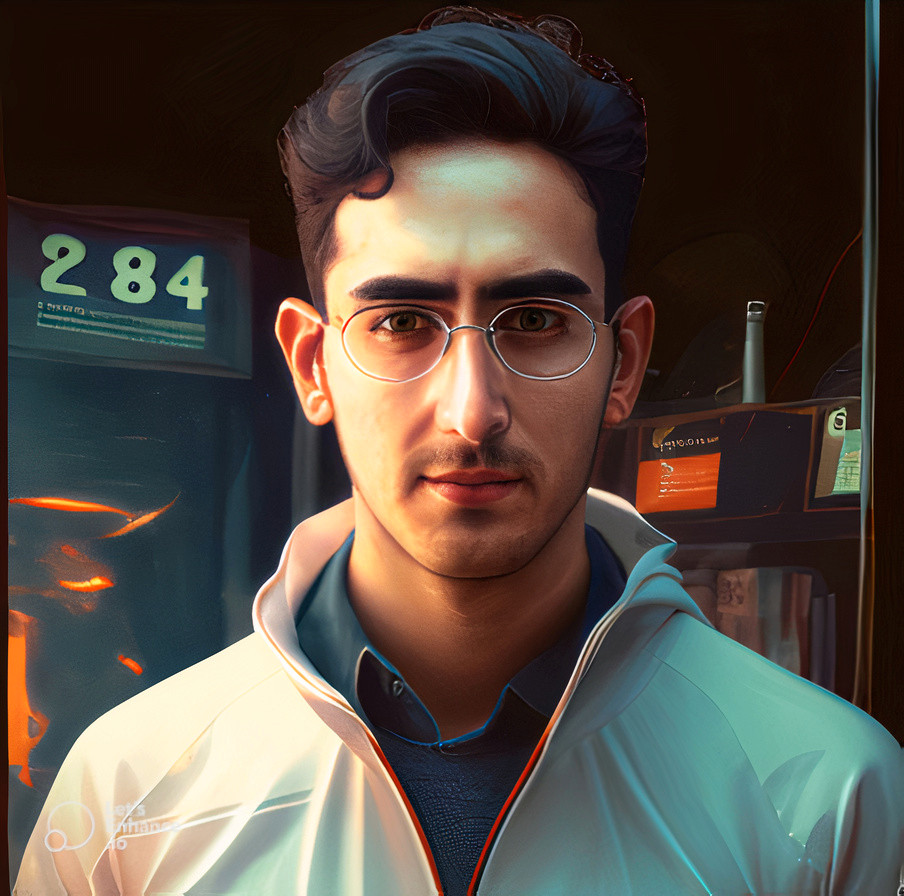
#> input picture 04-Object Detection Using Haar Cascade/01-Face & Eye Detection/image.jpg, 904 x 896 px
$ jupyter execute '01-Face & Eye Detection.ipynb'
#> lines starting #> are read from the running program, lines starting #| are printed output that depends on the picture; after the words box and inside, x2 and y2 are one past the last pixel; in counts of white or black regions, pixels touching at a corner belong together
## Face & Eye Detection using HAAR Cascade Classifiers

[cell 1]
import cv2
import numpy as np
from matplotlib import pyplot as plt

[cell 2]
image = cv2.imread('image.jpg')
#> image is the input picture: shape (896, 904, 3); mean B, G, R 68.2, 76.7, 85.8

[cell 3]
plt.imshow(cv2.cvtColor(image, cv2.COLOR_BGR2RGB))
plt.title('Input Image')

plt.show()

[cell 4]
# We point OpenCV's CascadeClassifier function to where our classifier (XML file format) is stored
face_classifier = cv2.CascadeClassifier('haarcascade_frontalface_default.xml')

[cell 5]
# convert image to grayscale
gray = cv2.cvtColor(image, cv2.COLOR_BGR2GRAY)
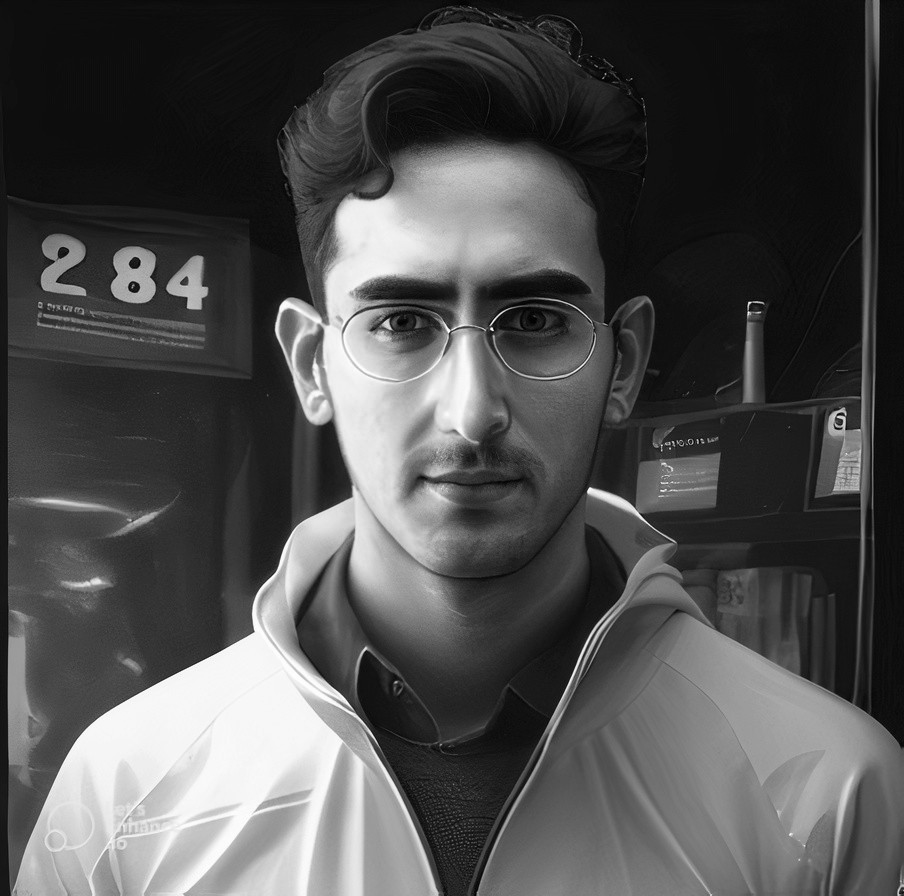
#> gray: shape (896, 904); min 0, max 255, mean 78.4

# Our classifier returns the ROI of the detected face as a tuple
# It stores the top left coordinate and the bottom right coordiantes
faces = face_classifier.detectMultiScale(gray, 1.3, 5)
#> faces = [[256, 160, 426, 426]]

# When no faces detected, face_classifier returns and empty tuple
if faces is ():
    print("No faces found")

# We iterate through our faces array and draw a rectangle
# over each face in faces
for (x,y,w,h) in faces:
    cv2.rectangle(image, (x,y), (x+w,y+h), (127,0,255), 2)
    plt.imshow(cv2.cvtColor(image, cv2.COLOR_BGR2RGB))
    plt.title('Face Detection')
    plt.show()
#> this loop made 1 pass
#> pass 1, `plt.show()`:
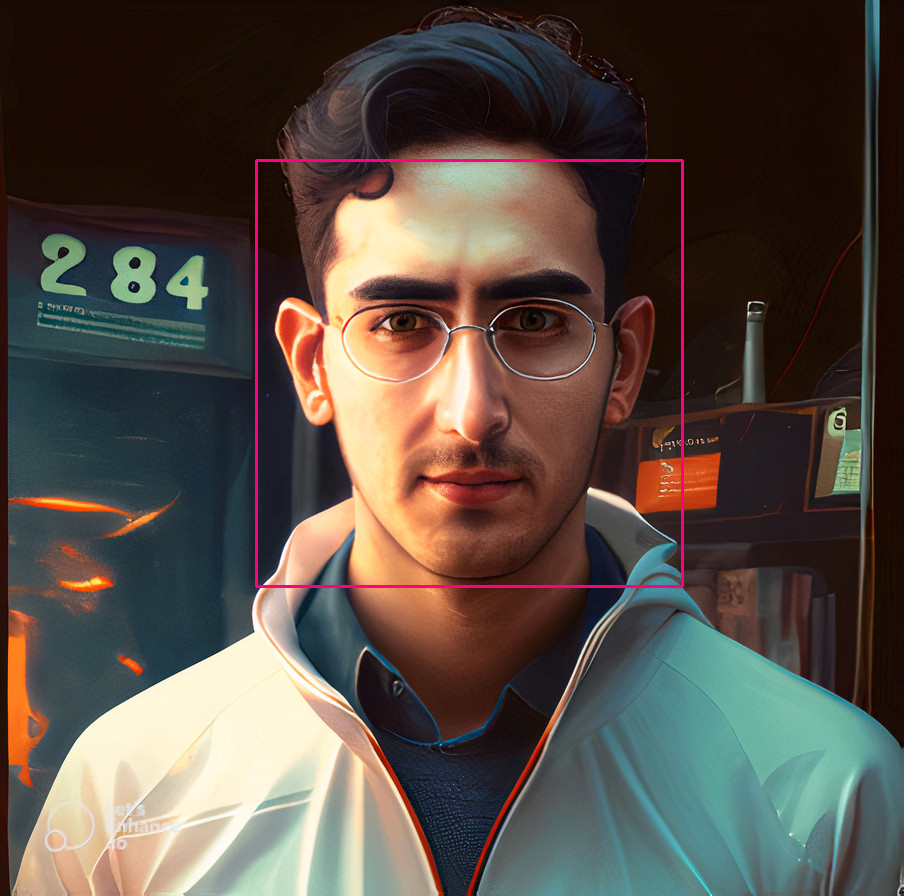
#> shown: shape (896, 904, 3); mean R, G, B 87, 76.4, 68.7
#> after the loop:
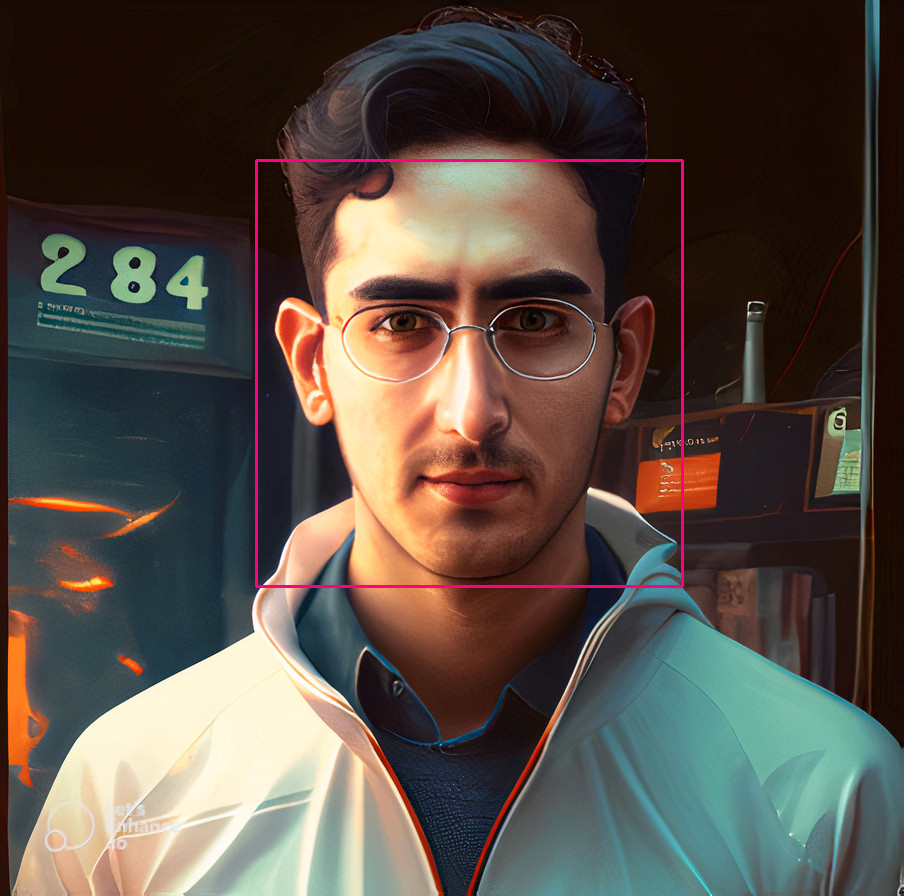
#> image: shape (896, 904, 3); 0.63% of pixels changed, all inside (x1, y1, x2, y2) = (255, 159, 684, 588)

### Let's combine face and eye detection

[cell 6]
eye_classifier = cv2.CascadeClassifier('haarcascade_eye.xml')
face_classifier = cv2.CascadeClassifier('haarcascade_frontalface_default.xml')

[cell 7]
# Read image
image = cv2.imread('image.jpg')

# Convert frame to grayscale
gray_img = cv2.cvtColor(image, cv2.COLOR_BGR2GRAY)

# tuning cascade classifiers
faces = face_classifier.detectMultiScale(gray_img)
#> faces = [[266, 164, 412, 412]]
eyes = eye_classifier.detectMultiScale(gray_img)
#> eyes = [[355, 283, 84, 84], [476, 270, 98, 98], [402, 295, 58, 58]]

# face detection
for (x,y,w,h) in faces:
    cv2.rectangle(image, (x,y), (x+w, y+h), (0, 0, 255), 2)
#> this loop made 1 pass
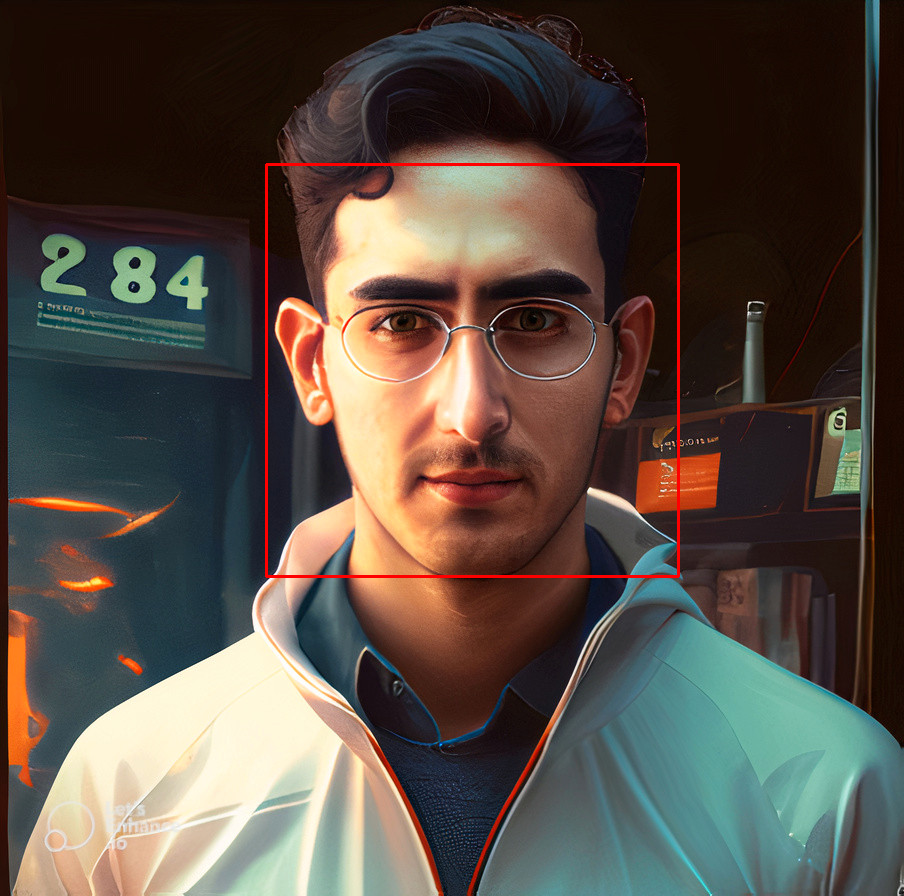
#> image: shape (896, 904, 3); 0.61% of pixels changed, all inside (x1, y1, x2, y2) = (265, 163, 680, 578)

# When no faces detected, face_classifier returns and empty tuple
if faces is ():
    print("No faces found")

# eye detection
for (ex,ey,ew,eh) in eyes:
    cv2.rectangle(image, (ex, ey), (ex+ew, ey+eh), (255, 0, 0), 2)
#> this loop made 3 passes
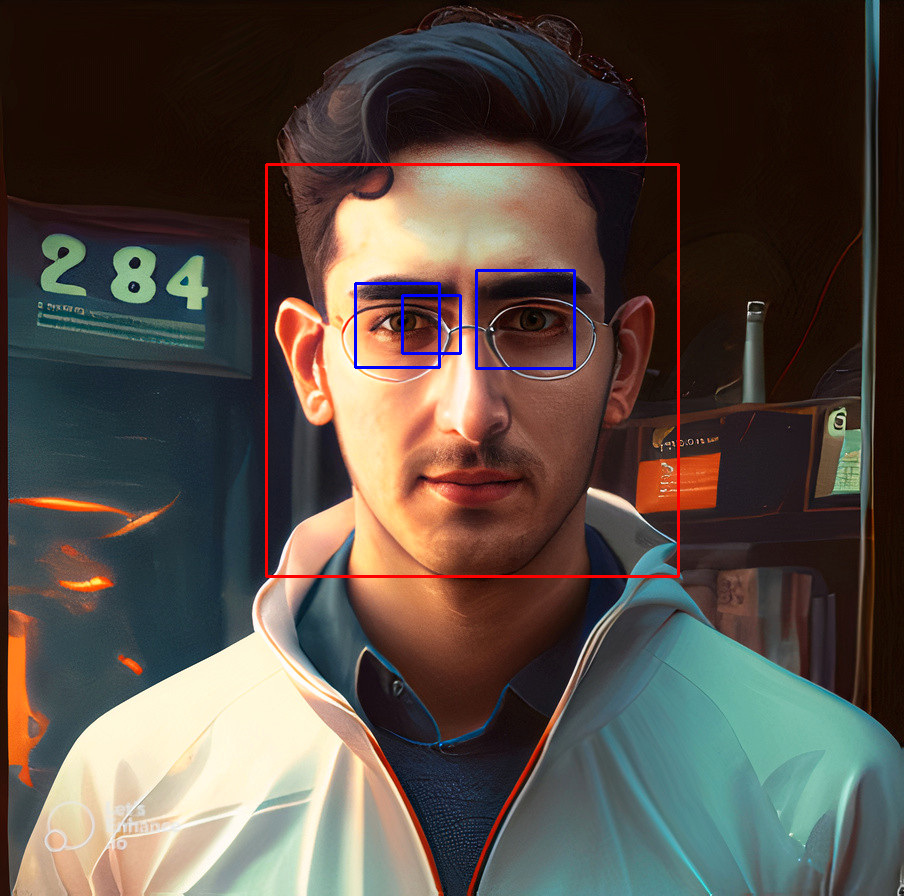
#> image: shape (896, 904, 3); 0.35% of pixels changed, all inside (x1, y1, x2, y2) = (354, 269, 576, 370)

# When no faces detected, face_classifier returns and empty tuple
if eyes is ():
    print("No eyes found")

plt.imshow(cv2.cvtColor(image, cv2.COLOR_BGR2RGB))
plt.title('Face Detection')

plt.show()
